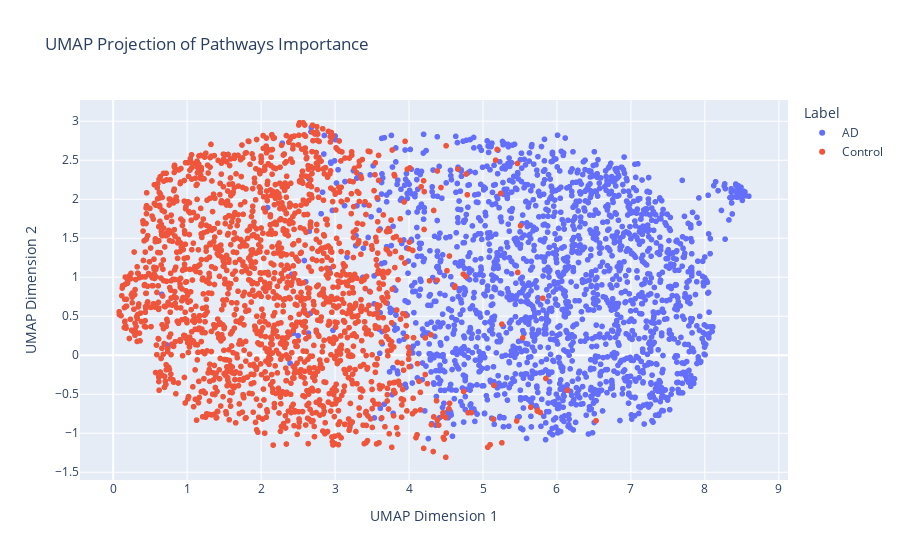

The notebook cell saved with this chart:
### Code cell
embeddingfig = px.scatter(
    df_umap,
    x='UMAP1',
    y='UMAP2',
    color='Label',
    title='UMAP Projection of Pathways Importance',
    labels={'UMAP1': 'UMAP Dimension 1', 'UMAP2': 'UMAP Dimension 2'},
    width=500,   # Width of the plot in pixels
    height=6000 
)

# Show plot
fig.show()

### Figure 1 — Plotly figure (JSON) as saved in the notebook; plotly's stock layout.template omitted (floating-point values rounded to 4 significant figures; data arrays with more than 128 entries replaced by an {"elided": "..."} marker saying what was removed)
{"data": [{"hovertemplate": "Label=AD<br>UMAP Dimension 1=%{x}<br>UMAP Dimension 2=%{y}<extra></extra>", "legendgroup": "AD", "marker": {"color": "#636efa", "symbol": "circle"}, "mode": "markers", "name": "AD", "showlegend": true, "type": "scattergl", "x": {"elided": "1914 float values"}, "xaxis": "x", "y": {"elided": "1914 float values"}, "yaxis": "y"}, {"hovertemplate": "Label=Control<br>UMAP Dimension 1=%{x}<br>UMAP Dimension 2=%{y}<extra></extra>", "legendgroup": "Control", "marker": {"color": "#EF553B", "symbol": "circle"}, "mode": "markers", "name": "Control", "showlegend": true, "type": "scattergl", "x": {"elided": "1793 float values"}, "xaxis": "x", "y": {"elided": "1793 float values"}, "yaxis": "y"}], "layout": {"autosize": true, "legend": {"title": {"text": "Label"}, "tracegroupgap": 0}, "title": {"text": "UMAP Projection of Pathways Importance"}, "xaxis": {"anchor": "y", "autorange": true, "domain": [0, 1], "range": [-0.4354, 9.11], "title": {"text": "UMAP Dimension 1"}, "type": "linear"}, "yaxis": {"anchor": "x", "autorange": true, "domain": [0, 1], "range": [-1.662, 3.334], "title": {"text": "UMAP Dimension 2"}, "type": "linear"}}}
